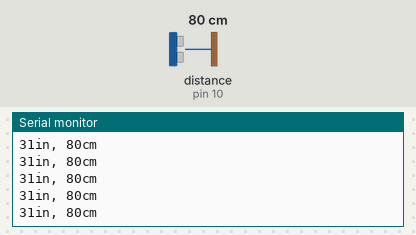
The sketch below on a simulated Arduino Uno, built with avr-gcc and run on an emulated ATmega328P. Parts: the last lines printed to the serial monitor. Wiring (inferred from the names in the program): ultrasonic range finder: trigger pin 9; echo pin 10. The inputs (shaded band) are chosen by the test bench; at power-on: distance to the obstacle (sensor on pin 10) 80 cm. The echo pulse lasts 58.3 µs per cm.

Above: at 1.2 s.
1.3 s: distance to the obstacle (sensor on pin 10) set to 60 cm
At 1.38 s:
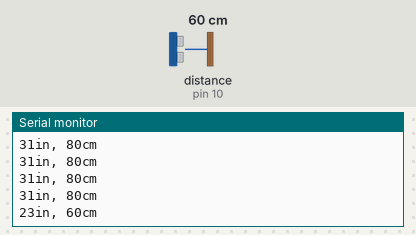
4.3 s: distance to the obstacle (sensor on pin 10) set to 2 cm
At 4.3 s:
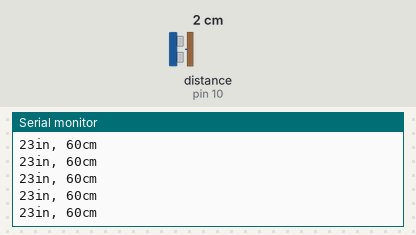
5.8 s: distance to the obstacle (sensor on pin 10) set to 299 cm
At 5.83 s:
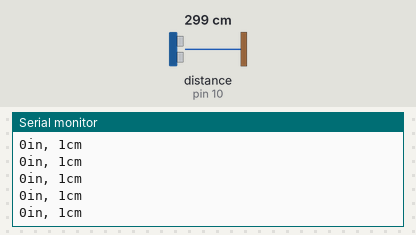
8.8 s: distance to the obstacle (sensor on pin 10) set to 250 cm
At 8.9 s:
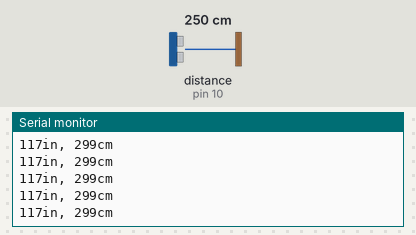
Timing chart, 0 to 11.8 s (numbered marks = the images above; inputs shaded):
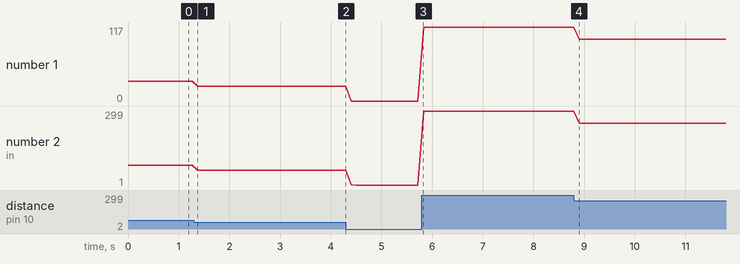

Measured:
- after the input at 1.3 s, the serial monitor: prints a new line after 0.08 s (image 1)
- plotted number 1: 31 → 23 after the input at 1.3 s, 23 → 0 after the input at 4.3 s, 0 → 117 after the input at 5.8 s, 117 → 98 after the input at 8.8 s
- plotted number 2: 80 → 60 after the input at 1.3 s, 60 → 1 after the input at 4.3 s, 1 → 299 after the input at 5.8 s, 299 → 250 after the input at 8.8 s

The sketch:

UltrasonicSensor.ino
```cpp
/*
 * Demo reading an HC-SR04 ultrasonic sensor.
 *
 * Adapted from code by Rui Santos, https://randomnerdtutorials.com
 *
 *  Ultrasonic sensor Pins:
 *      VCC: +5VDC
 *      Trig : Trigger (INPUT) - Pin 9
 *      Echo: Echo (OUTPUT) - Pin 10
 *      GND: GND
 */

int triggerPin = 9;
int echoPin = 10;
long duration, cm, inches;

void setup() {
  Serial.begin(9600);
  pinMode(triggerPin, OUTPUT);
  pinMode(echoPin, INPUT);
}

void loop() {

  // The sensor is triggered by a HIGH pulse of 10 or more microseconds.
  // Give a short LOW pulse beforehand to ensure a clean HIGH pulse:
  digitalWrite(triggerPin, LOW);
  delayMicroseconds(5);
  digitalWrite(triggerPin, HIGH);
  delayMicroseconds(10);
  digitalWrite(triggerPin, LOW);

  // Read the signal from the sensor: a HIGH pulse whose
  // duration is the time (in microseconds) from the sending
  // of the ping to the reception of its echo off of an object.
  duration = pulseIn(echoPin, HIGH);

  // Convert the time into a distance.
  // The speed of sound is: 343 m/s = 0.0343 cm/uS = 1/29.1 cm/uS
  // Or in inches: 13503.9 in/s = 0.0135 in/uS = 1/74 in/uS
  cm = (duration/2) / 29.1;     // Divide by 29.1 or multiply by 0.0343
  inches = (duration/2) / 74;   // Divide by 74 or multiply by 0.0135

  Serial.print(inches);
  Serial.print("in, ");
  Serial.print(cm);
  Serial.print("cm");
  Serial.println();

  delay(100);
}
```
